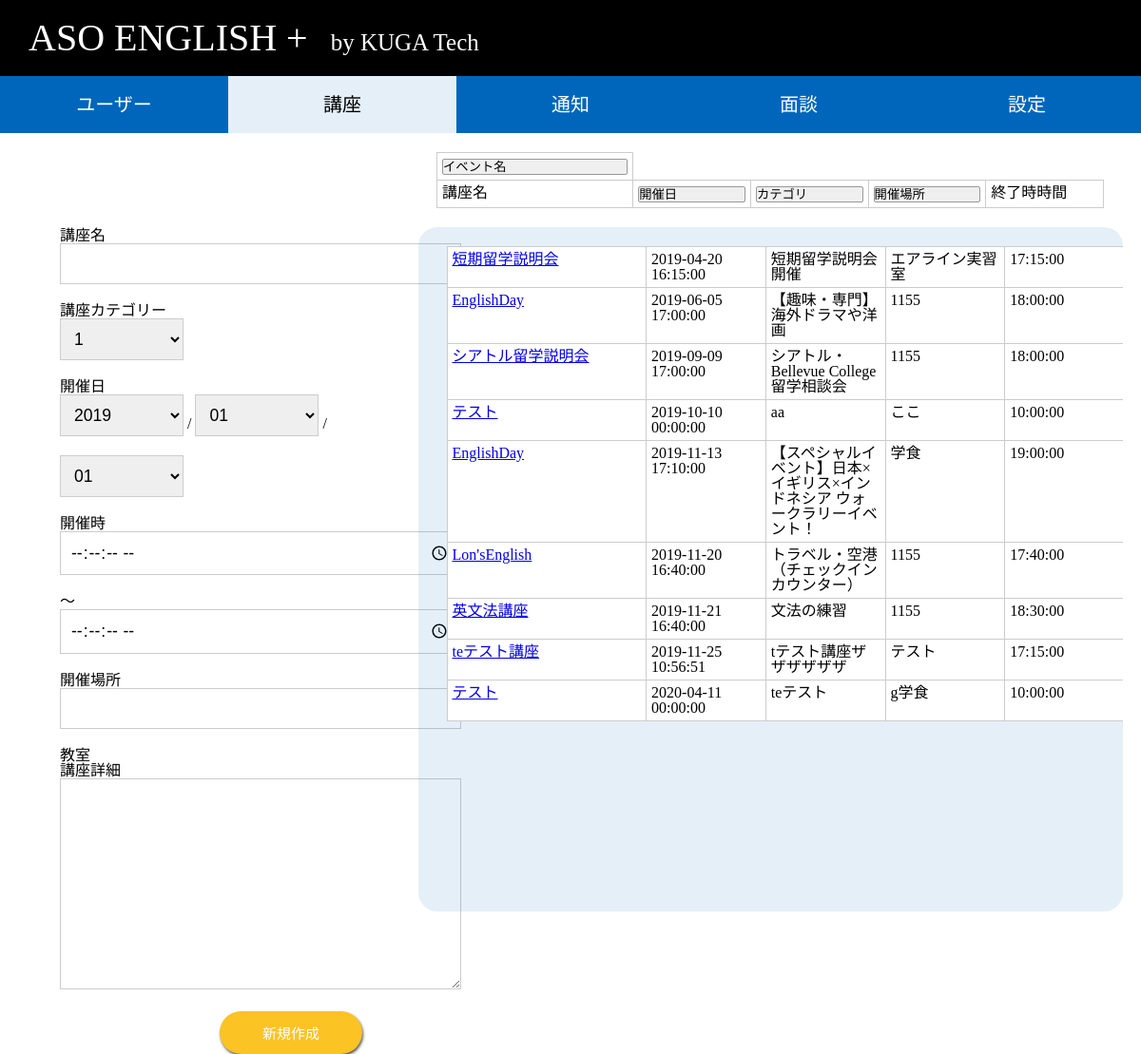
Screenshot of /300_製造/301_WEB側コード/main/course-date_syoujun.php with the database file from the repository.
### tables this page shows
CREATE TABLE `course_overview` (
  `course_number` int(11) NOT NULL,
  `course_name` varchar(30) NOT NULL,
  `event_date` datetime NOT NULL,
  `body` varchar(300) NOT NULL,
  `category` int(11) NOT NULL,
  `img_path` varchar(50) DEFAULT NULL,
  `course_creator` int(11) NOT NULL,
  `place` varchar(100) DEFAULT NULL,
  `end_time` time DEFAULT NULL
);

### 300_製造/301_WEB側コード/main/course-date_syoujun.php (the view, shortened to what this page needs)
<!DOCTYPE html>
<html lang="ja" xmlns="http://www.w3.org/1999/html">
<head>
    <link rel="stylesheet" href="../css/reset.css">
    <link rel="stylesheet" href="../css/header.css">
    <link rel="stylesheet" href="../css/course-top.css">
</head>
<div>
    <?php include ("../sharedfile/header.php");?>
    <form id="main-content">
        <div class="course-input">
            <dl>
                <form action="../class/course-top_output.php" method='post' name="form">
                    <div class="course-input-content course-input-title">
                        <dt>講座名</dt>
                        <dd><input type="text" name="course_name" required></dd>
                    </div>
                    <div class="course-input-content course-input-category">
                        <dt>講座カテゴリー</dt>
                        <dd>
                            <?php
                            $PDO = new pdo('mysql:host=localhost;dbname=abroad;charset=utf8', 'root','password');
                            $sql = 'select DISTINCT category from course_overview';
                            $category = $PDO->query($sql)
                            ?>
                            <form method='POST' action='course-top.php'>
                                <select name='category'>
                                    <?php
                                    foreach($category as $items){
                                        echo "<option value=".$items['category']. "'>". $items['category']."</option>";
                                    }
                                    ?>
                                </select>
                        </dd>
                    </div>
                    <div class="course-input-content course-input-day">
                        <dt>開催日</dt>
                        <dd>
                            <select name="year">
                                <?php
                                for($i = 2019; $i<=2050; $i++):?>
                                    <option <?php echo  $i;?>><?php echo $i;?></option>
                                <?php endfor;?>
                            </select>
                            /
                            <select name="event_date2">
                                <option>01</option>
                            </select>
                            /
                            <select name="event_date3">
                                <option>01</option>
                            </select>
                        </dd>
                    </div>
                    <div class="course-input-content course-input-time">
                        <dt>開催時</dt>
                        <dd>
                            <input type="time" name="event_time" step="1" required>
                            ～
                            <input type="time" name="end_time" step="1" required>
                        </dd>
                    </div>
                    <div class="course-input-content course-input-venue">
                        <dt>開催場所</dt>
                        <dd><input type="text" name="place" required>教室</dd>
                    </div>
                    <div class="course-input-content course-input-explanation">
                        <dt>講座詳細</dt>
                        <textarea name="body" required></textarea>
                    </div>
            </dl>
            <input type='submit' value='新規作成' class="button-create">
        </div>
</div>
<div class="course-list" >
    <table class="tablecategory">
        <tr>
            <td>
                <select name="refine">
                    <option value="">イベント名</option>
                </select>
            </td>
        </tr>
        <tr>
            <td>
                講座名
            </td>
            <td>
                <select name="pullMenu" onChange="screenChange()">
                    <option value="">開催日</option>
                </select>
            </td>
            <td>
                <select>
                    <option value="">カテゴリ</option>
                </select>
            </td>
            <td>
                <select>
                    <option value="">開催場所</option>
                </select>
            </td>
            <td>
                終了時時間
            </td>
        </tr>
    </table>
    <div class="box">
        <table class="tablebody">
            <?php
            $PDO = new pdo('mysql:host=localhost;dbname=abroad;charset=utf8', 'root','password');
            foreach ($PDO->query('select * from course_overview order by event_date asc') as $row) {
                echo "<form action='course-top.php' method='post'>";
                echo '<tr>';
                echo '<td>';
                echo '<a href="course-update.php">',$row["course_name"];
                echo '</a>';
                echo '</td>';
                echo '<td>';
                echo $row['event_date'];
                echo '</td>';
                echo '<td>';
                echo $row['body'];
                echo '</td>';
                echo '<td>';
                echo $row['place'];
                echo '</td>';
                echo '<td>';
                echo $row['end_time'];
                echo '</tr>';
                echo "</form>";
            }
            ?>
        </table>
    </div>
</div>
</body>
</html>

### 300_製造/301_WEB側コード/css/course-top.css (style rules this page uses)
.course-input { width: 35%; float: left; }
.course-input-content { width: 70%; margin-left: auto; margin-right: auto; }
.course-input-content input { width: 100%; border:0; padding:10px; font-size:1.1em; font-family:Arial, sans-serif; border:solid 1px #ccc; margin:0 0 20px; width:400px; }
.course-input-content select { width: 100%; border:0; padding:10px; font-size:1.1em; font-family:Arial, sans-serif; border:solid 1px #ccc; margin:0 0 20px; width:130px; }
.course-input-content textarea { width: 100%; border:0; padding:10px; font-size:1.1em; font-family:Arial, sans-serif; border:solid 1px #ccc; margin:0 0 20px; width:400px; height: 200px; }
.course-input-title { margin-top: 100px; }
.course-list { width: 65%; float: right; }
.tablecategory { margin-top: 20px; width: 90%; margin-left: auto; margin-right: auto; }
table { width: 90%; margin-left: auto; margin-right: auto; }
td { border: solid 1px #cccccc; padding: 5px; text-align: left; }
td:nth-child(1) { width: 25%; }
td:nth-child(2) { width: 15%; }
td:nth-child(3) { width: 15%; }
td:nth-child(4) { width: 15%; }
td:nth-child(5) { width: 15%; }
td:nth-child(6) { width: 15%; }
table select { width: 100%; border: 1px solid #999; -webkit-appearance: none; border-radius: 2px; }
.box { display: block; width: 95%; margin-left: auto; margin-right: auto; margin-top: 20px; height: 45em; background: rgba(0,102,187,0.1); border-radius: 20px; overflow-y: scroll; overflow-x: hidden; }
.tablebody { width: 96.3%; margin-left: 30px; margin-top: 20px; background: white; }
.button-create { position: relative; left: 55%; background: #FCC324; color: white; width: 10em; height: 3em; border-radius: 25px; font-size: 15px; border: none; box-shadow: 1px 2px 3px #555555; }

### rows the page displays
course_overview: course_name "短期留学説明会", event_date "2019-04-20 16:15:00", body "短期留学説明会開催", place "エアライン実習室", end_time "17:15:00"
course_overview: course_name "EnglishDay", event_date "2019-06-05 17:00:00", body "【趣味・専門】海外ドラマや洋画", place "1155", end_time "18:00:00"
course_overview: course_name "シアトル留学説明会", event_date "2019-09-09 17:00:00", body "シアトル・Bellevue College 留学相談会", place "1155", end_time "18:00:00"
course_overview: course_name "テスト", event_date "2019-10-10 00:00:00", body "aa", place "ここ", end_time "10:00:00"
course_overview: course_name "EnglishDay", event_date "2019-11-13 17:10:00", body "【スペシャルイベント】日本×イギリス×インドネシア ウォークラリーイベント！", place "学食", end_time "19:00:00"
course_overview: course_name "Lon'sEnglish", event_date "2019-11-20 16:40:00", body "トラベル・空港（チェックインカウンター）", place "1155", end_time "17:40:00"
course_overview: course_name "英文法講座", event_date "2019-11-21 16:40:00", body "文法の練習", place "1155", end_time "18:30:00"
course_overview: course_name "teテスト講座", event_date "2019-11-25 10:56:51", body "tテスト講座ザザザザザザ", place "テスト", end_time "17:15:00"
course_overview: course_name "テスト", event_date "2020-04-11 00:00:00", body "teテスト", place "g学食", end_time "10:00:00"

### other values shown
form field category "1"
form field year "2019"
